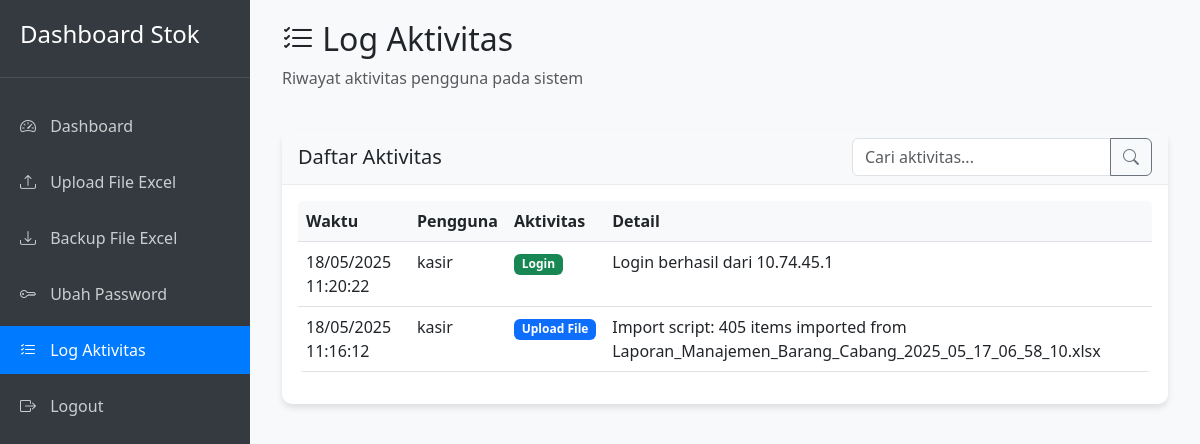
Page /logs/ (signed in) on the committed database.
### dashboard/models.py (models this page shows, shortened)
class ActivityLog(models.Model):
    ACTION_CHOICES = [
        ('login', 'Login'),
        ('logout', 'Logout'),
        ('upload', 'Upload File'),
        ('backup', 'Backup File'),
        ('password', 'Change Password'),
    ]
    user = models.ForeignKey(User, on_delete=models.CASCADE)
    action = models.CharField(max_length=20, choices=ACTION_CHOICES)
    timestamp = models.DateTimeField(auto_now_add=True)
    details = models.TextField(blank=True, null=True)
    class Meta:
        ordering = ['-timestamp']

### dashboard/views.py (the view)
# urls.py: path('logs/', views.activity_logs, name='activity_logs'),
@login_required
def activity_logs(request):
    logs = ActivityLog.objects.all()
    context = {
        'logs': logs,
        'active_menu': 'logs'
    }
    return render(request, 'dashboard/logs.html', context)

### dashboard/templates/dashboard/logs.html (shortened to what this page needs)
{% extends 'dashboard/base.html' %}
{% block content %}
<div class="container-fluid">
    <div class="row mb-4">
        <div class="col">
            <h2><i class="bi bi-list-check"></i> Log Aktivitas</h2>
            <p class="text-muted">Riwayat aktivitas pengguna pada sistem</p>
        </div>
    </div>
    <div class="row">
        <div class="col">
            <div class="card">
                <div class="card-header d-flex justify-content-between align-items-center">
                    <h5 class="mb-0">Daftar Aktivitas</h5>
                    <div class="input-group" style="width: 300px;">
                        <input type="text" id="searchInput" class="form-control" placeholder="Cari aktivitas...">
                        <button class="btn btn-outline-secondary" type="button">
                            <i class="bi bi-search"></i>
                        </button>
                    </div>
                </div>
                <div class="card-body">
                    <div class="table-responsive">
                        <table class="table table-hover" id="logsTable">
                            <thead>
                                <tr>
                                    <th>Waktu</th>
                                    <th>Pengguna</th>
                                    <th>Aktivitas</th>
                                    <th>Detail</th>
                                </tr>
                            </thead>
                            <tbody>
                                {% for log in logs %}
                                <tr>
                                    <td>{{ log.timestamp|date:"d/m/Y H:i:s" }}</td>
                                    <td>{{ log.user.username }}</td>
                                    <td>
                                        {% if log.action == 'login' %}
                                            <span class="badge bg-success">Login</span>
                                        {% elif log.action == 'logout' %}
                                            <span class="badge bg-secondary">Logout</span>
                                        {% elif log.action == 'upload' %}
                                            <span class="badge bg-primary">Upload File</span>
                                        {% elif log.action == 'backup' %}
                                            <span class="badge bg-info">Backup File</span>
                                        {% elif log.action == 'password' %}
                                            <span class="badge bg-warning">Ubah Password</span>
                                        {% else %}
                                            <span class="badge bg-dark">{{ log.action }}</span>
                                        {% endif %}
                                    </td>
                                    <td>{{ log.details }}</td>
                                </tr>
                                {% empty %}
                                <tr>
                                    <td colspan="4" class="text-center">Belum ada aktivitas yang tercatat.</td>
                                </tr>
                                {% endfor %}
                            </tbody>
                        </table>
                    </div>
                </div>
            </div>
        </div>
    </div>
</div>
{% endblock %}

### dashboard/templates/dashboard/base.html (shortened to what this page needs)
<!DOCTYPE html>
<html lang="id">
<head>
    <link href="https://cdn.jsdelivr.net/npm/bootstrap@5.3.0-alpha1/dist/css/bootstrap.min.css" rel="stylesheet">
    <link rel="stylesheet" href="https://cdn.jsdelivr.net/npm/bootstrap-icons@1.10.3/font/bootstrap-icons.css">
</head>
<body>
    <div class="sidebar">
        <div class="sidebar-header">
            <h4>Dashboard Stok</h4>
        </div>
        <ul class="nav flex-column">
            <li class="nav-item">
                <a class="nav-link {% if active_menu == 'dashboard' %}active{% endif %}" href="{% url 'dashboard' %}">
                    <i class="bi bi-speedometer2"></i> Dashboard
                </a>
            </li>
            <li class="nav-item">
                <a class="nav-link {% if active_menu == 'upload' %}active{% endif %}" href="{% url 'upload_file' %}">
                    <i class="bi bi-upload"></i> Upload File Excel
                </a>
            </li>
            <li class="nav-item">
                <a class="nav-link {% if active_menu == 'backup' %}active{% endif %}" href="{% url 'backup_file' %}">
                    <i class="bi bi-download"></i> Backup File Excel
                </a>
            </li>
            <li class="nav-item">
                <a class="nav-link {% if active_menu == 'password' %}active{% endif %}" href="{% url 'change_password' %}">
                    <i class="bi bi-key"></i> Ubah Password
                </a>
            </li>
            <li class="nav-item">
                <a class="nav-link {% if active_menu == 'logs' %}active{% endif %}" href="{% url 'activity_logs' %}">
                    <i class="bi bi-list-check"></i> Log Aktivitas
                </a>
            </li>
            <li class="nav-item">
                <a class="nav-link" href="{% url 'logout' %}">
                    <i class="bi bi-box-arrow-right"></i> Logout
                </a>
            </li>
        </ul>
    </div>
    <div class="content">
        {% block content %}{% endblock %}
    </div>
</body>
</html>

### dashboard/templates/dashboard/base.html (style rules this page uses)
:root { --sidebar-width: 250px; }
body { font-family: 'Segoe UI', Tahoma, Geneva, Verdana, sans-serif; background-color: #f8f9fa; }
.sidebar { position: fixed; top: 0; left: 0; width: var(--sidebar-width); height: 100vh; background-color: #343a40; padding-top: 20px; z-index: 1000; }
.sidebar .nav-link { color: rgba(255, 255, 255, 0.75); padding: 12px 20px; margin: 4px 0; border-radius: 0; transition: all 0.3s; }
.sidebar .nav-link.active { color: #fff; background-color: #007bff; }
.sidebar .nav-link i { margin-right: 10px; width: 20px; text-align: center; }
.sidebar-header { padding: 0 20px 20px; color: white; border-bottom: 1px solid rgba(255, 255, 255, 0.1); margin-bottom: 20px; }
.content { margin-left: var(--sidebar-width); padding: 20px; min-height: 100vh; }
.card { border: none; border-radius: 10px; box-shadow: 0 4px 6px rgba(0, 0, 0, 0.1); margin-bottom: 20px; }
.card-header { background-color: #f8f9fa; border-bottom: 1px solid #e9ecef; font-weight: 600; }
.table { border-radius: 5px; overflow: hidden; }
.table th { background-color: #f8f9fa; border-top: none; }

### rows in the picture
ActivityLog: timestamp "18/05/2025 11:20:22", user.username "kasir", action "Login", details "Login berhasil dari 10.74.45.1"
ActivityLog: timestamp "18/05/2025 11:16:12", user.username "kasir", action "Upload File", details "Import script: 405 items imported from Laporan_Manajemen_Barang_Cabang_2025_05_17_06_58_10.xlsx"
